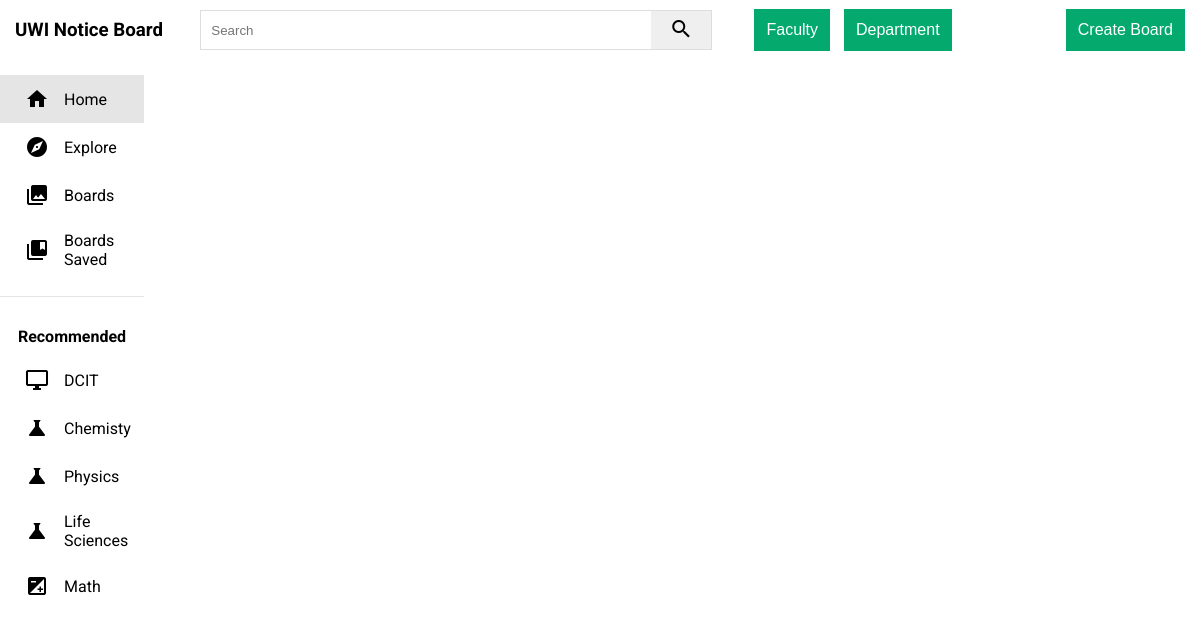
Before: / with the older database file.
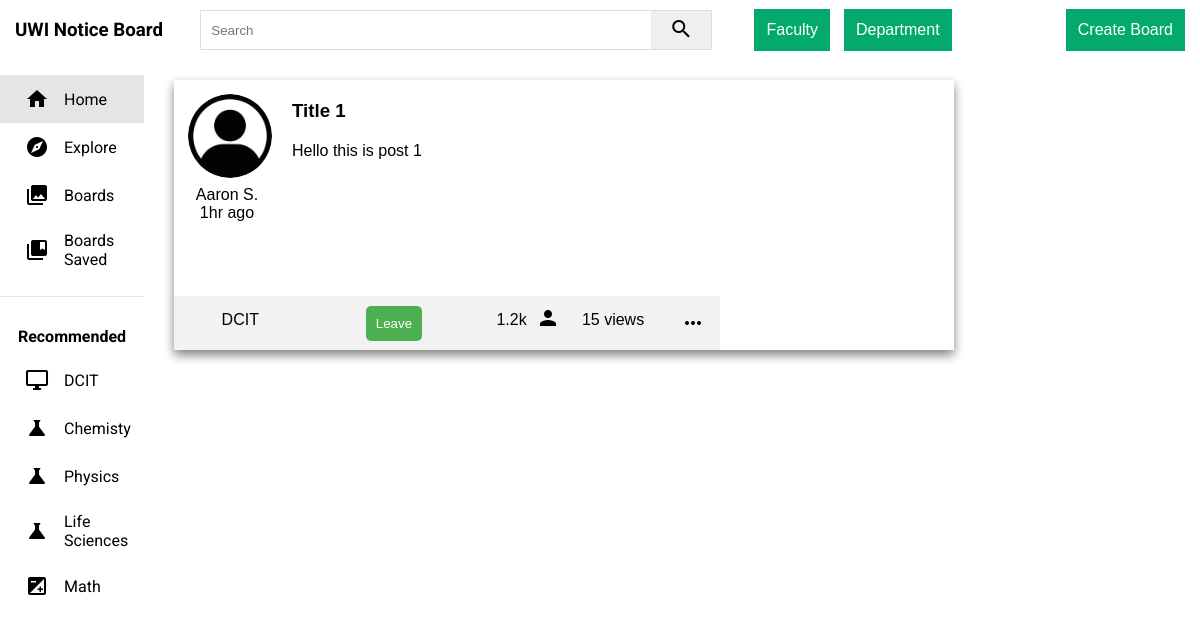
After: the same page with the newer database file.
### App/models.py (models this page shows)
class Post(db.Model):
  id = db.Column(db.Integer, primary_key=True, autoincrement=True)
  title = db.Column(db.String(64), nullable=False)
  message = db.Column(db.String(2048), nullable=False)
  image = db.Column(db.Boolean)
  imageLocation = db.Column(db.String(256), nullable=True)
  def toDict(self):
    return{
      "id": self.id,
      "title": self.title,
      "message": self.message,
      "image": self.image,
      "imageLocation": self.imageLocation
    }

### App/main.py (the view)
@app.route('/')
def home():
  feed = RetrievePosts()
  return render_template('index.html',
      posts=feed)

### App/models.py
class SearchForm(FlaskForm):
    search = StringField("searchCriteria", validators =[DataRequired()])
    submit = SubmitField("Submit")

### App/main.py (called while the page is built)
@app.context_processor
def base():
  searchPost = SearchForm()
  return dict(form=searchPost)

def RetrievePosts():
  posts = Post.query.all()
  posts = [entry.toDict() for entry in posts]
  return posts

### App/templates/index.html (shortened to what this page needs)
<!DOCTYPE html>
<html>
<head>
  <link href="static/css/style.css" rel="stylesheet" type="text/css" />
</head>
<body>
  <header class="header">
    <div class="logo left">
      <a href='{{ url_for('home') }}'>
        <h3>UWI Notice Board</h3>
      </a>
    </div>
    <div class="search center">
      <form method="POST" action="{{ url_for('search') }}" class="d-flex"> {{ form.hidden_tag() }}
        <input class="form-control me-2" type="search" placeholder="Search"  aria-label="Search" name="searchCriteria"/>
        <button class="btn btn-outline-secondary" type="submit">
          <i class="material-icons">search</i>
        </button>
      </form>
    </div>
     <div class="icons-right">
       <div class="dropdown">
          <button class="dropbtn">Faculty</button>
        </div>
       <div class="dropdown">
          <button class="dropbtn">Department</button>
        </div>
     </div>
      <div class="create">
        <a href="{{ url_for('createBoard') }}">
          <button class="btn btn-outline-secondary" type="submit">Create Board</button>
        </a>
      </div>
  </header>
      <main>
          <div class="side-bar">
            <div class="nav">
              <a href="{{ url_for('home') }}" class="nav-link active">
                <i class="material-icons">home</i>
                <span>Home</span>
              </a>
              <a class="nav-link">
                <i class="material-icons">explore</i>
                <span>Explore</span>
              </a>
              <a href="{{ url_for('boards') }}" class="nav-link">
                <i class="material-icons">collections</i>
                <span>Boards</span>
              </a>
              <a class="nav-link">
                <i class="material-icons">collections_bookmark</i>
                <span>Boards Saved</span>
              </a>
            </div>
            <hr>
            <h4>Recommended</h4>
            <a class="nav-link">
              <i class="material-icons">desktop_windows</i>
              <span>DCIT</span>
            </a>
            <a class="nav-link">
              <i class="material-icons">science</i>
              <span>Chemisty</span>
            </a>
            <a class="nav-link">
              <i class="material-icons">science</i>
              <span>Physics</span>
            </a>
            <a class="nav-link">
              <i class="material-icons">science</i>
              <span>Life Sciences</span>
            </a>
            <a class="nav-link">
              <i class="material-icons">exposure</i>
              <span>Math</span>
            </a>
          </div>
          <div class="container">
              {% block content %}
                {% for post in posts %}
                  <div class="card">
                    <div class="card-left">
                      <div class="c-top">
                        <div class="t-left">
                          <div class="profile-image">
                            <img src="static/images/defaultProfile.jpg" alt="">
                            <p class="name">Aaron S.</p>
                            <p class="time">1hr ago</p>
                          </div>
                        </div>
                        <div class="t-right">
                          <div class="card-content">
                            <h3 class="title">{{ post.title }}</h3>
                            <p>{{ post.message | safe }}</p>
                          </div>
                        </div>
                      </div>
                      <div class="c-bot">
                        <div class="c-bot-left">
                          <p class="board-name">DCIT</p>
                        </div>
                        <div class="c-bot-mid">
                          <div class="card-footer">
                            <button>Leave</button>
                          </div>
                        </div>
                        <div class="c-bot-left-right">
                          <p class="users-count">1.2k</p>
                        </div>
                        <div class="user-icon">
                          <i class="material-icons">person</i>
                        </div>
                        <div class="c-bot-right">
                          <p class="views">15 views</p>
                        </div>
                        <div class="c-bot-right-right">
                          <i class="material-icons">more_horiz</i>
                        </div>
                      </div>
                    </div>
                    <div class="card-right">
                    </div>
                  </div>
                {% endfor %}
              {% endblock %}
      </main>
</body>
</html>

### App/static/css/style.css (style rules this page uses)
* { margin: 0; padding: 0; box-sizing: border-box; }
body { font-family: 'Roboto', sans-serif; }
.left { display: flex; align-items: center; }
.search { display: flex; }
.search form { display: flex; border: 1px solid #ddd; height: 40px; }
.search input { width: 450px; padding:10px; border: 0; height: 100%; border-radius: 2px 0 0 2px }
.search button { height: 100%; width: 60px; border: none; }
.create button { background-color: #04AA6D; color: white; padding: 12px; font-size: 16px; border: none; }
.dropbtn { background-color: #04AA6D; color: white; padding: 12px; font-size: 16px; border: none; }
.dropdown { position: relative; display: inline-block; padding: 5px; }
.icons-right { padding-right: 6vw; }
.header { display: flex; justify-content: space-between; align-items: center; height: 60px; padding: 15px; }
main { height: calc(100vh - 70px); display: flex; background-color: white; flex-wrap: wrap; flex-direction: column; align-content: flex-start; overflow-y: auto; }
.side-bar { height: 100%; width: 12%; background-color: white; overflow-y: hidden; position: fixed; }
.nav { width: 100%; display: flex; flex-direction: column; margin-bottom: 15px; margin-top: 15px; }
.nav-link { display: flex; align-items: center; padding: 12px 25px; }
.nav-link span { margin-left: 15px; }
.active { background: #e5e5e5; }
hr { height: 1px; background-color: #e5e5e5; border: none; margin-bottom: 30px; }
h4 { text-align: center; margin-bottom: 10px; }
.container { margin-left: 12vw; }
.card { position: relative; font-family: "Candara", sans-serif; width: 65vw; height: 270px; margin: 20px; margin-left: 30px; overflow: hidden; box-shadow: 0px 5px 10px gray; display: flex; flex-direction: row; transition-duration: 0.4s; transition-property: transform; }
.card-content { margin-left: 1vw; width: 30vw; height: 200px; }
.title { padding-top: 20px; padding-bottom: 20px; }
.profile-image img { z-index: 1; width: 100px; height: 100px; position: relative; display: block; margin-left: 0.5vw; margin-right: auto; margin-top: 0.5vw; border-radius: 100px; border: 8px solid #fff; transition-duration: 0.4s; transition-property: transform; }
.name { text-align: center; }
.time { text-align: center; }
.card-footer { padding: 10px; display: flex; justify-content: center; }
.card-footer button { background-color: #4CAF50; border: none; color: white; padding: 10px; text-align: center; text-decoration: none; display: inline-block; border-radius: 5px; cursor: pointer; transition: background-color 0.3s; }
.card-left { flex-grow: 1; padding-left: 0px; }
.card-right { width: 30%; }
.c-top { display: flex; position: absolute; width: 70%; height: 80%; }
.c-bot { position: absolute; display: flex; bottom: 0; width: 70%; background-color: #f2f2f2; height: 20%; }
.c-bot-left { width: 25%; }
.c-bot-left-right { width: 10%; }
.c-bot-right { width: 20%; }
.c-bot-mid { width: 33%; }
.board-name { text-align: center; padding: 15px; }
.users-count { text-align: center; padding: 15px; }
.views { text-align: center; padding: 15px; }
.c-bot-right-right i.material-icons { padding: 15px; }
.user-icon i.material-icons { padding-top: 10px; }
a { color: black; text-decoration: none; }

Changed rows visible on the page:
added Post: title "Title 1", message "Hello this is post 1"
